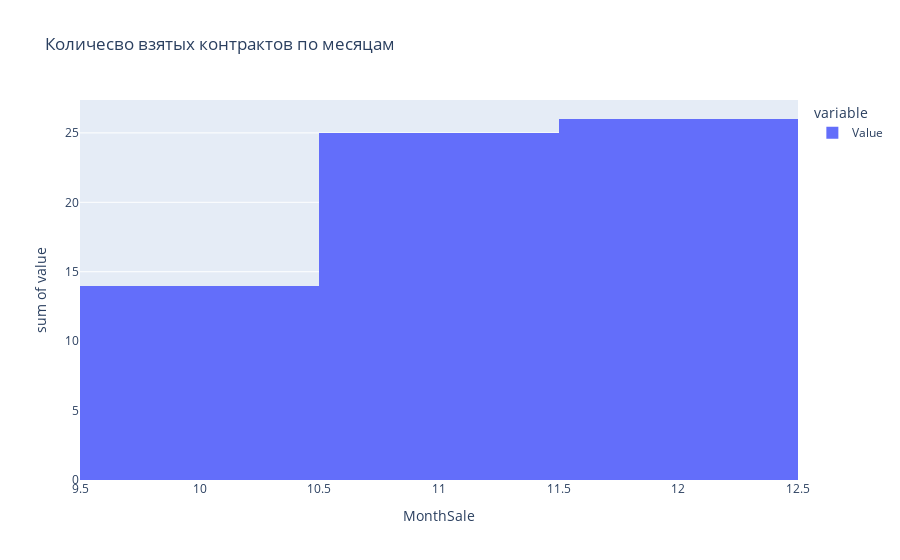

Notebook code cell kept with this figure:
### Code cell
fig = px.histogram(l_year,
                   x=l_year.index,
                   y = ['Value'],
                   nbins=3,
                   title="Количесво взятых контрактов по месяцам",
                   #hover_data = ['Value']
                   #labels={'x':'Number of Month', 'y':'counts of Contracts'}
                  )
fig.update_layout(hovermode="x unified") # Указываем что подскзку показываем сразу для всех элементов 
                                         # в разрезе по оси X. По мне просто бомба для этого графика, 
                                         # особенно для 4 колонки, где непонятно, есть второй сегмент 
                                         # клиентов или нету
fig.show()

### Figure 1 — Plotly figure (JSON) as saved in the notebook; plotly's stock layout.template omitted (floating-point values rounded to 4 significant figures)
{"data": [{"alignmentgroup": "True", "bingroup": "x", "histfunc": "sum", "hovertemplate": "variable=Value<br>MonthSale=%{x}<br>sum of value=%{y}<extra></extra>", "legendgroup": "Value", "marker": {"color": "#636efa", "pattern": {"shape": ""}}, "name": "Value", "nbinsx": 3, "offsetgroup": "Value", "orientation": "v", "showlegend": true, "type": "histogram", "x": [10, 11, 12], "xaxis": "x", "y": [14, 25, 26], "yaxis": "y"}], "layout": {"barmode": "relative", "hovermode": "x unified", "legend": {"title": {"text": "variable"}, "tracegroupgap": 0}, "title": {"text": "Количесво взятых контрактов по месяцам"}, "xaxis": {"anchor": "y", "domain": [0, 1], "title": {"text": "MonthSale"}}, "yaxis": {"anchor": "x", "domain": [0, 1], "title": {"text": "sum of value"}}}}
